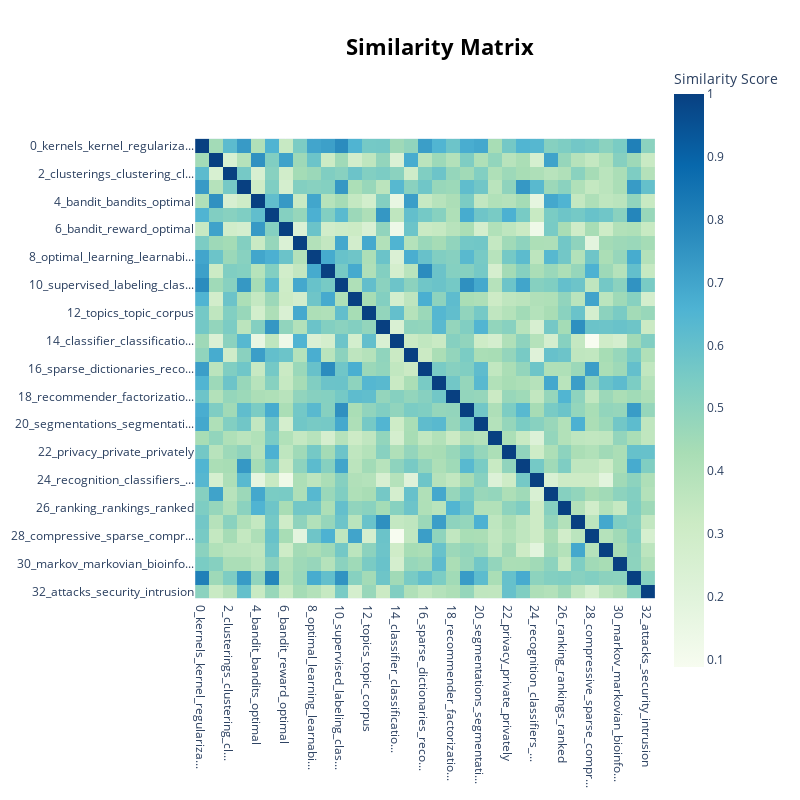

The cell this chart's notebook holds for it:
### Code cell
topic_model.visualize_heatmap()

### Figure 1 — Plotly figure (JSON) as saved in the notebook; plotly's stock layout.template omitted (floating-point values rounded to 4 significant figures; data arrays with more than 128 entries replaced by an {"elided": "..."} marker saying what was removed)
{"data": [{"coloraxis": "coloraxis", "hovertemplate": "x: %{x}<br>y: %{y}<br>Similarity Score: %{z}<extra></extra>", "name": "0", "type": "heatmap", "x": ["0_kernels_kernel_regulariza...", "1_reinforcement_learning_pl...", "2_clusterings_clustering_cl...", "3_classifiers_classifier_cl...", "4_bandit_bandits_optimal", "5_learnability_learnable_le...", "6_bandit_reward_optimal", "7_corpus_classification_sem...", "8_optimal_learning_learnabi...", "9_lasso_regularization_regu...", "10_supervised_labeling_clas...", "11_matrix_matrices_minimiza...", "12_topics_topic_corpus", "13_models_propagation_markov", "14_classifier_classificatio...", "15_prediction_forecasting_f...", "16_sparse_dictionaries_reco...", "17_gaussian_classification_...", "18_recommender_factorizatio...", "19_learning_supervised_lear...", "20_segmentations_segmentati...", "21_quantum_superposition_qavb", "22_privacy_private_privately", "23_boosting_classifiers_boost", "24_recognition_classifiers_...", "25_optimizing_optimizer_opt...", "26_ranking_rankings_ranked", "27_graphs_probabilistic_mod...", "28_compressive_sparse_compr...", "29_causal_inference_discove...", "30_markov_markovian_bioinfo...", "31_classifiers_classificati...", "32_attacks_security_intrusion"], "xaxis": "x", "y": ["0_kernels_kernel_regulariza...", "1_reinforcement_learning_pl...", "2_clusterings_clustering_cl...", "3_classifiers_classifier_cl...", "4_bandit_bandits_optimal", "5_learnability_learnable_le...", "6_bandit_reward_optimal", "7_corpus_classification_sem...", "8_optimal_learning_learnabi...", "9_lasso_regularization_regu...", "10_supervised_labeling_clas...", "11_matrix_matrices_minimiza...", "12_topics_topic_corpus", "13_models_propagation_markov", "14_classifier_classificatio...", "15_prediction_forecasting_f...", "16_sparse_dictionaries_reco...", "17_gaussian_classification_...", "18_recommender_factorizatio...", "19_learning_supervised_lear...", "20_segmentations_segmentati...", "21_quantum_superposition_qavb", "22_privacy_private_privately", "23_boosting_classifiers_boost", "24_recognition_classifiers_...", "25_optimizing_optimizer_opt...", "26_ranking_rankings_ranked", "27_graphs_probabilistic_mod...", "28_compressive_sparse_compr...", "29_causal_inference_discove...", "30_markov_markovian_bioinfo...", "31_classifiers_classificati...", "32_attacks_security_intrusion"], "yaxis": "y", "z": {"elided": "33x33 float values"}}], "layout": {"coloraxis": {"colorbar": {"title": {"text": "Similarity Score"}}, "colorscale": [[0, "rgb(247,252,240)"], [0.125, "rgb(224,243,219)"], [0.25, "rgb(204,235,197)"], [0.375, "rgb(168,221,181)"], [0.5, "rgb(123,204,196)"], [0.625, "rgb(78,179,211)"], [0.75, "rgb(43,140,190)"], [0.875, "rgb(8,104,172)"], [1, "rgb(8,64,129)"]]}, "height": 800, "hoverlabel": {"bgcolor": "white", "font": {"family": "Rockwell", "size": 16}}, "legend": {"title": {"text": "Trend"}}, "margin": {"t": 60}, "showlegend": true, "title": {"font": {"color": "Black", "size": 22}, "text": "<b>Similarity Matrix</b>", "x": 0.55, "xanchor": "center", "y": 0.95, "yanchor": "top"}, "width": 800, "xaxis": {"anchor": "y", "constrain": "domain", "domain": [0, 1], "scaleanchor": "y"}, "yaxis": {"anchor": "x", "autorange": "reversed", "constrain": "domain", "domain": [0, 1]}}}
